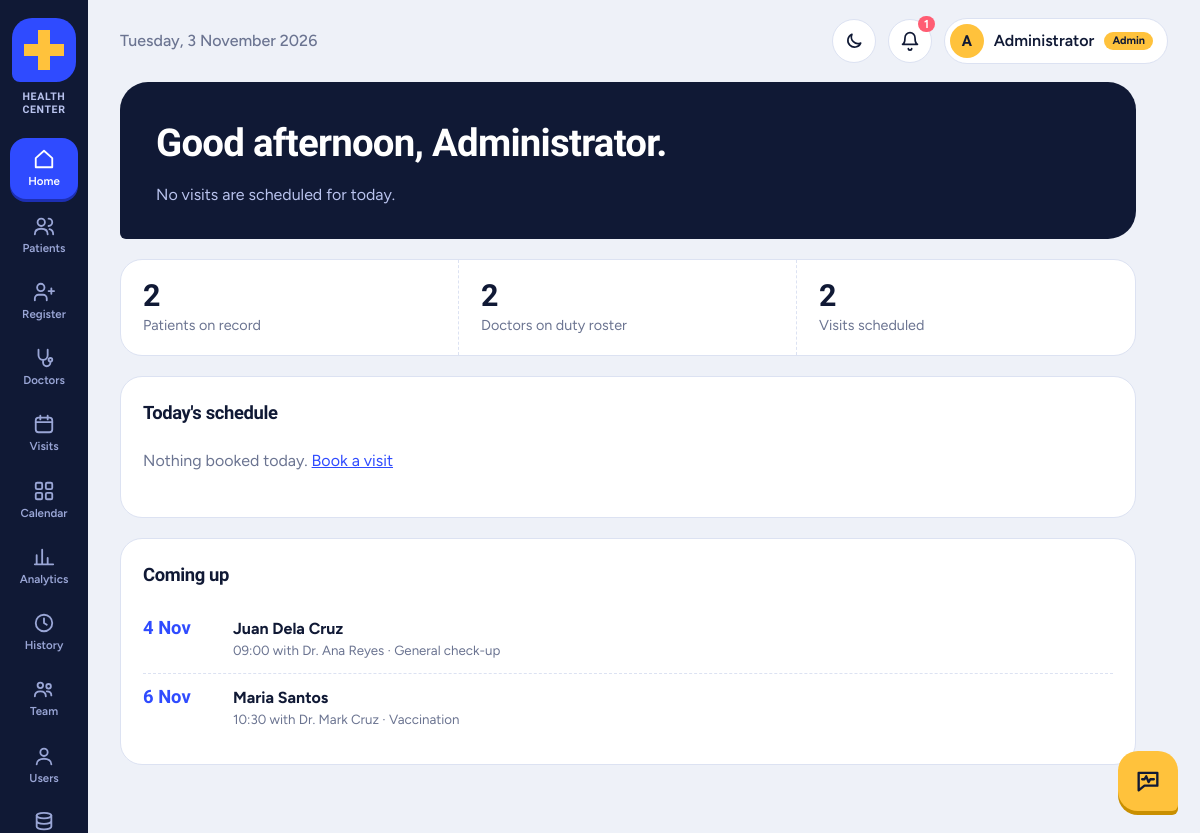
/index.php (signed in), run on the app's committed database.
### tables this page shows
CREATE TABLE IF NOT EXISTS users (
  user_id INT AUTO_INCREMENT PRIMARY KEY,
  username VARCHAR(50) NOT NULL UNIQUE,
  password VARCHAR(255) NOT NULL,
  full_name VARCHAR(100) NOT NULL,
  agreed_at DATETIME NULL,
  profile_photo VARCHAR(255) NULL,
  cover_photo VARCHAR(255) NULL,
  role ENUM('admin','staff','doctor','patient') NOT NULL DEFAULT 'staff',
  doctor_id INT NULL,
  patient_id INT NULL,
  must_change_password TINYINT(1) NOT NULL DEFAULT 0
);

CREATE TABLE IF NOT EXISTS appointments (
  appointment_id INT AUTO_INCREMENT PRIMARY KEY,
  patient_id INT NOT NULL,
  doctor_id INT NOT NULL,
  appt_date DATE NOT NULL,
  appt_time TIME NOT NULL,
  reason VARCHAR(255),
  status ENUM('Scheduled','Completed','Cancelled') NOT NULL DEFAULT 'Scheduled',
  UNIQUE KEY no_double_booking (doctor_id, appt_date, appt_time),
  FOREIGN KEY (patient_id) REFERENCES patients(patient_id) ON DELETE CASCADE,
  FOREIGN KEY (doctor_id) REFERENCES doctors(doctor_id) ON DELETE CASCADE
);

CREATE TABLE IF NOT EXISTS patients (
  patient_id INT AUTO_INCREMENT PRIMARY KEY,
  full_name VARCHAR(100) NOT NULL,
  birth_date DATE NOT NULL,
  gender ENUM('Male','Female','Other') NOT NULL,
  phone VARCHAR(20),
  address VARCHAR(255),
  sms_optin TINYINT(1) NOT NULL DEFAULT 1
);

CREATE TABLE IF NOT EXISTS doctors (
  doctor_id INT AUTO_INCREMENT PRIMARY KEY,
  full_name VARCHAR(100) NOT NULL,
  specialty VARCHAR(100) NOT NULL,
  phone VARCHAR(20),
  schedule VARCHAR(100)
);

### index.php (the view, shortened to what this page needs)
<?php require_once 'db.php'; require_role(['admin', 'staff']); include 'header.php';
$c = fn($sql) => $pdo->query($sql)->fetchColumn();
$hr = (int)date('G');
$greet = $hr < 12 ? 'Good morning' : ($hr < 18 ? 'Good afternoon' : 'Good evening');
$today = $c("SELECT COUNT(*) FROM appointments WHERE appt_date=CURDATE() AND status='Scheduled'");
$base = "SELECT a.*, p.full_name patient, d.full_name doctor FROM appointments a JOIN patients p USING(patient_id) JOIN doctors d USING(doctor_id)";
$slots = $pdo->query("$base WHERE a.appt_date=CURDATE() AND a.status='Scheduled' ORDER BY a.appt_time")->fetchAll();
$next  = $pdo->query("$base WHERE a.appt_date>CURDATE() AND a.status='Scheduled' ORDER BY a.appt_date, a.appt_time LIMIT 5")->fetchAll();
?>
<section class="hero"<?= !empty($me['cover_photo']) ? ' style="background-image:linear-gradient(rgba(16,25,53,.74),rgba(16,25,53,.74)),url(\'' . photo_url($me['cover_photo']) . '\');background-size:cover;background-position:center"' : '' ?>>
  <h2><?= $greet ?>, <?= h(explode(' ', $_SESSION['user'])[0]) ?>.</h2>
  <p><?= $today ? "You have <b>$today</b> visit".($today > 1 ? 's' : '')." on the schedule today." : 'No visits are scheduled for today.' ?></p>
  <svg class="ecg" viewBox="0 0 600 110" preserveAspectRatio="none" aria-hidden="true"><path d="M0 60 H120 L140 60 L158 20 L182 100 L204 8 L224 60 H330 L346 60 L362 34 L380 84 L396 60 H600"/></svg>
</section>
<div class="strip">
  <div><b><?= $c('SELECT COUNT(*) FROM patients') ?></b><span>Patients on record</span></div>
  <div><b><?= $c('SELECT COUNT(*) FROM doctors') ?></b><span>Doctors on duty roster</span></div>
  <div><b><?= $c("SELECT COUNT(*) FROM appointments WHERE status='Scheduled'") ?></b><span>Visits scheduled</span></div>
</div>
<div class="card"><h3>Today's schedule</h3>
<?php if (!$slots): ?><p class="empty">Nothing booked today. <a href="appointments.php">Book a visit</a></p><?php else: ?>
<ul class="slots"><?php foreach ($slots as $a): ?>
<li><time><?= h(substr($a['appt_time'],0,5)) ?></time><div><b><?= h($a['patient']) ?></b><small>with <?= h($a['doctor']) ?><?= $a['reason'] ? ' · '.h($a['reason']) : '' ?></small></div></li>
<?php endforeach; ?></ul><?php endif; ?></div>
<div class="card"><h3>Coming up</h3>
<?php if (!$next): ?><p class="empty">No future visits yet.</p><?php else: ?>
<ul class="slots"><?php foreach ($next as $a): ?>
<li><time><?= h(date('j M', strtotime($a['appt_date']))) ?></time><div><b><?= h($a['patient']) ?></b><small><?= h(substr($a['appt_time'],0,5)) ?> with <?= h($a['doctor']) ?><?= $a['reason'] ? ' · '.h($a['reason']) : '' ?></small></div></li>
<?php endforeach; ?></ul><?php endif; ?></div>
<?php include 'footer.php'; ?>

### header.php (shortened to what this page needs)
<?php require_once 'db.php'; require_login();
$page = basename($_SERVER['SCRIPT_NAME']);
$meSt = $pdo->prepare('SELECT * FROM users WHERE user_id=?'); $meSt->execute([$_SESSION['uid']]); $me = $meSt->fetch();
$soon = 0;
try { $soon = (int)$pdo->query("SELECT COUNT(*) FROM appointments WHERE status='Scheduled' AND TIMESTAMP(appt_date,appt_time) BETWEEN NOW() AND NOW() + INTERVAL 24 HOUR")->fetchColumn(); } catch (PDOException $e) {}
function nav($file, $label, $icon) {
    global $page;
    echo '<a href="'.$file.'" class="'.($page === $file ? 'on' : '').'"><svg viewBox="0 0 24 24" fill="none" stroke="currentColor" stroke-width="2" stroke-linecap="round" stroke-linejoin="round">'.$icon.'</svg>'.$label.'</a>';
}
?>
<!DOCTYPE html>
<html lang="en"><head>
<link rel="stylesheet" href="style.css"><script src="theme.js"></script><link rel="icon" type="image/svg+xml" href="logo.svg">
</head><body>
<nav class="rail">
  <a class="logo" href="<?= h(home_for(role())) ?>" aria-label="<?= h(CLINIC_NAME) ?> home"><?= logo_html(64) ?><span class="logo-name"><?= h(CLINIC_NAME) ?></span></a>
  <?php
  $r = role(); $staff = in_array($r, ['admin', 'staff'], true);
  nav(home_for($r),'Home','<path d="M3 11l9-8 9 8v10H3z"/>');
  if ($staff) nav('patients.php','Patients','<circle cx="9" cy="8" r="4"/><path d="M2 21c0-4 3-6 7-6s7 2 7 6M17 4a4 4 0 010 8M22 21c0-3-2-5-4-5.5"/>');
  if ($staff) nav('register_patient.php','Register','<path d="M15 21v-2a4 4 0 00-4-4H6a4 4 0 00-4 4v2M8.5 11a4 4 0 100-8 4 4 0 000 8zM20 8v6M23 11h-6"/>');
  if ($staff) nav('doctors.php','Doctors','<path d="M6 3v6a5 5 0 0010 0V3M11 14v3a4 4 0 008 0v-1"/><circle cx="19" cy="14" r="2"/>');
  if ($staff || $r === 'doctor') nav('appointments.php','Visits','<rect x="3" y="5" width="18" height="16" rx="3"/><path d="M3 10h18M8 3v4M16 3v4"/>');
  if ($staff || $r === 'doctor') nav('calendar.php','Calendar','<rect x="3" y="3" width="7" height="7" rx="1.5"/><rect x="14" y="3" width="7" height="7" rx="1.5"/><rect x="3" y="14" width="7" height="7" rx="1.5"/><rect x="14" y="14" width="7" height="7" rx="1.5"/>');
  if ($staff) nav('analytics.php','Analytics','<path d="M4 20V10M10 20V4M16 20v-7M22 20H2"/>');
  if ($r === 'admin') nav('history.php','History','<circle cx="12" cy="12" r="9"/><path d="M12 7v5l3 2"/>');
  if ($staff) nav('team.php','Team','<circle cx="8" cy="8" r="3"/><circle cx="17" cy="9" r="2.5"/><path d="M2 20c0-3.5 2.5-5.5 6-5.5s6 2 6 5.5M15 14.5c3 0 5 1.5 5 4.5"/>');
  if ($r === 'admin') nav('users.php','Users','<circle cx="12" cy="8" r="4"/><path d="M4 21c0-4 4-6 8-6s8 2 8 6"/>');
  if ($r === 'admin') nav('backup.php','Backup','<ellipse cx="12" cy="5" rx="8" ry="3"/><path d="M4 5v6c0 1.7 3.6 3 8 3s8-1.3 8-3V5M4 11v6c0 1.7 3.6 3 8 3s8-1.3 8-3v-6"/>');
  ?>
</nav>
<div class="wrap">
<div class="top">
  <span class="date"><?= date('l, j F Y') ?></span>
  <div class="topr">
    <button class="bell" id="themeBtn" type="button" aria-label="Switch theme"></button>
    <?php if ($staff): ?><a class="bell" href="notifications.php" title="Alerts and text messages"><svg viewBox="0 0 24 24" fill="none" stroke="currentColor" stroke-width="2" stroke-linecap="round" stroke-linejoin="round"><path d="M6 8a6 6 0 0112 0c0 7 3 8 3 8H3s3-1 3-8M10 21a2 2 0 004 0"/></svg><?php if ($soon): ?><i><?= $soon ?></i><?php endif; ?></a><?php endif; ?>
    <a class="chip" href="profile.php" title="Edit my profile"><?= avatar_html($me) ?><?= h($me['full_name']) ?> <small class="rolepill"><?= h(role_label(role())) ?></small></a>
  </div>
</div>
<main>

### db.php (shortened to what this page needs)
<?php
function h($s) { return htmlspecialchars((string)$s, ENT_QUOTES, 'UTF-8'); }
function logo_html($size = 48) {
    $s = (int)$size;
    return '<svg class="lg" width="' . $s . '" height="' . $s . '" viewBox="0 0 64 64" role="img" aria-label="Health Center logo">'
        . '<circle class="lg-ring" cx="32" cy="32" r="30"/>'
        . '<path class="lg-tile" d="M20 0H44a20 20 0 0 1 20 20V44a20 20 0 0 1-20 20H8a8 8 0 0 1-8-8V20A20 20 0 0 1 20 0z"/>'
        . '<path class="lg-cross" d="M26 12h12v14h14v12H38v14H26V38H12V26h14z"/>'
        . '<path class="lg-line" pathLength="100" d="M5 34H21L27 21L35 47L40 30L43 34H59"/></svg>';
}
function role() { return $_SESSION['role'] ?? 'admin'; }
function role_label($r) { return ['admin' => 'Admin', 'staff' => 'Staff', 'doctor' => 'Doctor', 'patient' => 'Patient'][$r] ?? 'Staff'; }
function home_for($r) { return ['patient' => 'portal.php', 'doctor' => 'doctor.php'][$r] ?? 'index.php'; }
function avatar_html($u, $cls = '') {
    $c = 'av' . ($cls ? " $cls" : '');
    return '<span class="' . $c . '">' . h(mb_strtoupper(mb_substr($u['full_name'], 0, 1))) . '</span>';
}

### footer.php (shortened to what this page needs)
</main></div>
<?php if (in_array(role(), ['admin', 'staff'], true)): ?>
<div id="pulse" data-csrf="<?= h($_SESSION['csrf'] ?? '') ?>" data-name="<?= h(explode(' ', $_SESSION['user'] ?? 'there')[0]) ?>">
  <button id="pulse-btn" type="button" aria-expanded="false" aria-controls="pulse-panel" title="Ask Pulse">
    <svg viewBox="0 0 24 24" fill="none" stroke="currentColor" stroke-width="2" stroke-linecap="round" stroke-linejoin="round" aria-hidden="true"><path d="M4 5h16v11H9l-5 4z"/><path d="M7 10.5h2l1.5-2.5 2 5 1.5-2.5h3"/></svg>
  </button>
</div>
<?php endif; ?>
</body></html>

### data on the page
users: full_name "A", full_name "Administrator"
appointments: appt_date "4 Nov", patient.full_name "Juan Dela Cruz", appt_time "09:00", doctor.full_name "Dr. Ana Reyes", reason "General check-up"
appointments: appt_date "6 Nov", patient.full_name "Maria Santos", appt_time "10:30", doctor.full_name "Dr. Mark Cruz", reason "Vaccination"

### other printed values
CLINIC_NAME "HEALTH CENTER"
$label "Home Patients Register Doctors Visits Calendar Analytics History Team Users"
$soon "1"
role_label(role()) "Admin"
explode(' ', $_SESSION['user'])[0] "Administrator"
$c('SELECT COUNT(*) FROM patients') "2"
$c('SELECT COUNT(*) FROM doctors') "2"
$c("SELECT COUNT(*) FROM appointments WHERE status='Scheduled'") "2"
